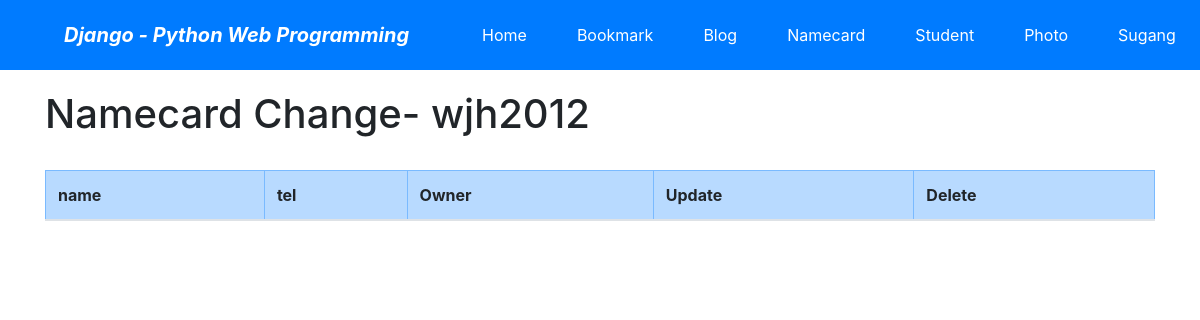
Before: /namecard/change/ (signed in) with the older database file.
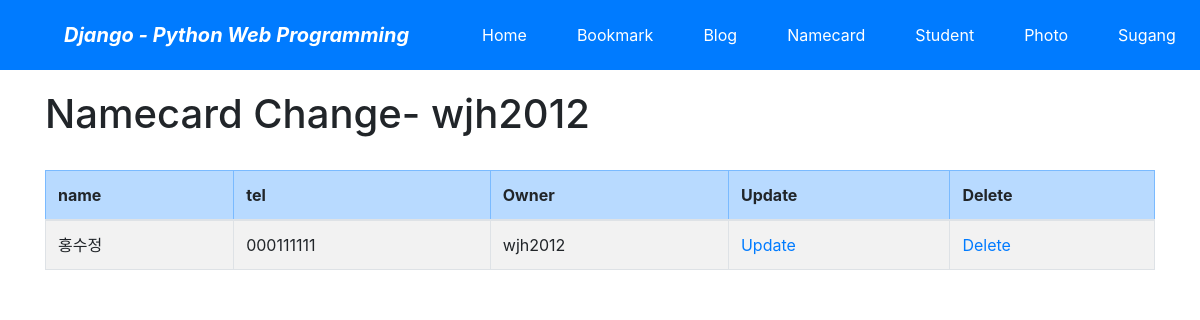
After: the same page with the newer database file.
### namecard/models.py (models this page shows, shortened)
class Namecard_TBL(models.Model):
    name = models.CharField('NAME', max_length=100, blank=False)
    tel = models.CharField('MOBILE', max_length=50, blank=False)
    company = models.CharField('COMPANY', max_length=50, blank=True)
    email = models.EmailField('EMAIL', max_length=50,blank=True)
    group = models.CharField('Group', max_length=50, blank=True)
    create_dt = models.DateTimeField('CREATE DATE', auto_now_add=True)
    modify_dt = models.DateTimeField('MODIFY DATE', auto_now=True)
    owner = models.ForeignKey(User, on_delete=models.CASCADE, blank=True, null=True)
    class Meta:
        ordering = ('group','name',)

### namecard/views.py (the view)
# urls.py: path('change/', views.NamecardChangeLV.as_view(), name="change"),
class NamecardChangeLV(LoginRequiredMixin, ListView):
    template_name = 'namecard/namecard_tbl_change_list.html'
    def get_queryset(self):
        return Namecard_TBL.objects.filter(owner=self.request.user)

### namecard/templates/namecard/namecard_tbl_change_list.html (shortened to what this page needs)
{% extends "base.html" %}
{% block content %}
    <h1>Namecard Change- {{user}}</h1>
    <br>
    <table class="table table-bordered table-condensed table-striped">
        <thead>
            <tr class="table-primary">
                <th>name</th>
                <th>tel</th>
                <th>Owner</th>
                <th>Update</th>
                <th>Delete</th>
            </tr>
        </thead>
        <tbody>
            {% for item in object_list %}
            <tr>
                <td>{{ item.name }}</td>
                <td>{{ item.tel }}</td>
                <td>{{ item.owner }}</td>
                <td><a href="{% url 'namecard:update' item.id %}">Update</a></td>
                <td><a href="{% url 'namecard:delete' item.id %}">Delete</a></td>
            </tr>
            {% endfor %}
        </tbody>
    </table>
{% endblock %}

Changed rows visible on the page:
added Namecard_TBL: name "홍수정", tel "000111111", owner "wjh2012"
